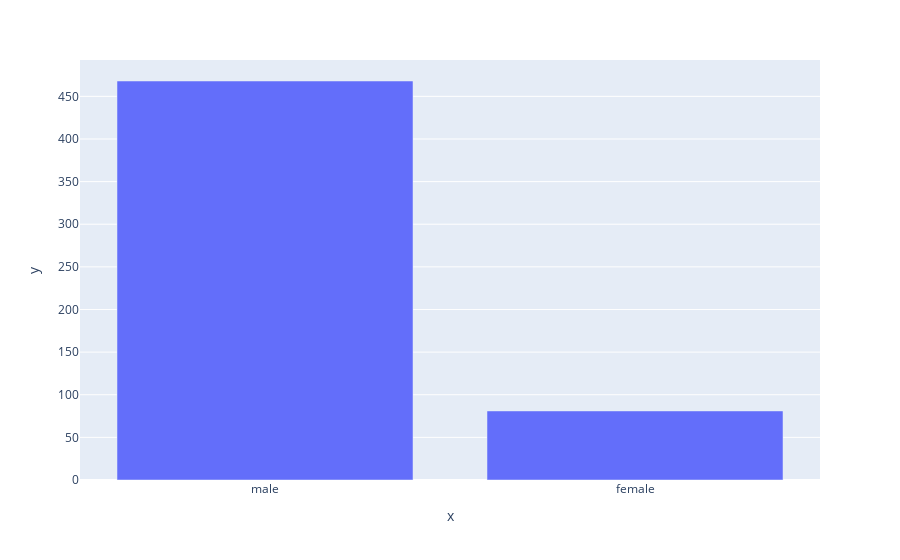

Notebook cell for this chart:
### Code cell
px.bar(x=titanic[titanic['survived']==0]['sex'].unique(),y=titanic[titanic['survived']==0]['sex'].value_counts())

### Figure 1 — Plotly figure (JSON) as saved in the notebook; plotly's stock layout.template omitted (floating-point values rounded to 4 significant figures)
{"data": [{"alignmentgroup": "True", "hovertemplate": "x=%{x}<br>y=%{y}<extra></extra>", "legendgroup": "", "marker": {"color": "#636efa", "pattern": {"shape": ""}}, "name": "", "offsetgroup": "", "orientation": "v", "showlegend": false, "textposition": "auto", "type": "bar", "x": ["male", "female"], "xaxis": "x", "y": [468, 81], "yaxis": "y"}], "layout": {"barmode": "relative", "legend": {"tracegroupgap": 0}, "margin": {"t": 60}, "xaxis": {"anchor": "y", "domain": [0, 1], "title": {"text": "x"}}, "yaxis": {"anchor": "x", "domain": [0, 1], "title": {"text": "y"}}}}
